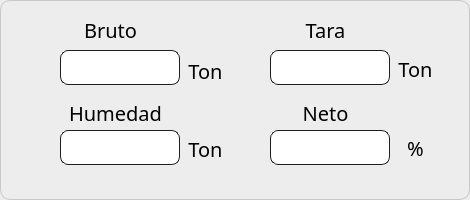
     <widget class="QFrame" name="frame">
      <property name="geometry">
       <rect>
        <x>610</x>
        <y>310</y>
        <width>470</width>
        <height>200</height>
       </rect>
      </property>
      <property name="autoFillBackground">
       <bool>false</bool>
      </property>
      <property name="styleSheet">
       <string notr="true">border-width:1px;
border-color:rgb(200, 200, 200);
background:rgb(237, 237, 237);
border-style:solid;
border-radius:10px;</string>
      </property>
      <property name="frameShape">
       <enum>QFrame::StyledPanel</enum>
      </property>
      <property name="frameShadow">
       <enum>QFrame::Raised</enum>
      </property>
      <property name="lineWidth">
       <number>3</number>
      </property>
      <widget class="QLabel" name="Peso_Tara">
       <property name="geometry">
        <rect>
         <x>290</x>
         <y>14</y>
         <width>71</width>
         <height>31</height>
        </rect>
       </property>
       <property name="font">
        <font>
         <family>Bahnschrift</family>
         <pointsize>-1</pointsize>
         <weight>50</weight>
         <italic>false</italic>
         <bold>false</bold>
        </font>
       </property>
       <property name="styleSheet">
        <string notr="true">font:20px;
border-radius:0px;
background:transparent;
border-color: rgb(237, 237, 237);</string>
       </property>
       <property name="text">
        <string>Tara</string>
       </property>
       <property name="alignment">
        <set>Qt::AlignCenter</set>
       </property>
      </widget>
      <widget class="QLineEdit" name="Peso_Neto_edit">
       <property name="geometry">
        <rect>
         <x>270</x>
         <y>130</y>
         <width>120</width>
         <height>35</height>
        </rect>
       </property>
       <property name="font">
        <font>
         <family>Bahnschrift</family>
         <pointsize>14</pointsize>
         <weight>50</weight>
         <italic>false</italic>
         <bold>false</bold>
        </font>
       </property>
       <property name="styleSheet">
        <string notr="true">border-width:1px;
border-color:rgb(30,30,30);
border-style:solid;
border-radius:8px;
background:white;
</string>
       </property>
      </widget>
      <widget class="QLineEdit" name="Peso_Bruto_edit">
       <property name="geometry">
        <rect>
         <x>60</x>
         <y>50</y>
         <width>120</width>
         <height>35</height>
        </rect>
       </property>
       <property name="font">
        <font>
         <family>Bahnschrift</family>
         <pointsize>14</pointsize>
         <weight>50</weight>
         <italic>false</italic>
         <bold>false</bold>
        </font>
       </property>
       <property name="styleSheet">
        <string notr="true">border-width:1px;
border-color:rgb(30,30,30);
border-style:solid;
border-radius:8px;
background:white;
</string>
       </property>
      </widget>
      <widget class="QLabel" name="Peso_Neto">
       <property name="geometry">
        <rect>
         <x>290</x>
         <y>100</y>
         <width>71</width>
         <height>25</height>
        </rect>
       </property>
       <property name="font">
        <font>
         <family>Bahnschrift</family>
         <pointsize>-1</pointsize>
         <weight>50</weight>
         <italic>false</italic>
         <bold>false</bold>
        </font>
       </property>
       <property name="styleSheet">
        <string notr="true">font:20px;
border-radius:0px;
background:transparent;
border-color: rgb(237, 237, 237);</string>
       </property>
       <property name="text">
        <string>Neto</string>
       </property>
       <property name="alignment">
        <set>Qt::AlignCenter</set>
       </property>
      </widget>
      <widget class="QLineEdit" name="Peso_Tara_edit">
       <property name="geometry">
        <rect>
         <x>270</x>
         <y>50</y>
         <width>120</width>
         <height>35</height>
        </rect>
       </property>
       <property name="font">
        <font>
         <family>Bahnschrift</family>
         <pointsize>14</pointsize>
         <weight>50</weight>
         <italic>false</italic>
         <bold>false</bold>
        </font>
       </property>
       <property name="styleSheet">
        <string notr="true">border-width:1px;
border-color:rgb(30,30,30);
border-style:solid;
border-radius:8px;
background:white;
</string>
       </property>
      </widget>
      <widget class="QLabel" name="Peso_Bruto">
       <property name="geometry">
        <rect>
         <x>70</x>
         <y>14</y>
         <width>81</width>
         <height>31</height>
        </rect>
       </property>
       <property name="font">
        <font>
         <family>Bahnschrift</family>
         <pointsize>-1</pointsize>
         <weight>50</weight>
         <italic>false</italic>
         <bold>false</bold>
        </font>
       </property>
       <property name="styleSheet">
        <string notr="true">font:20px;
border-radius:0px;
background:transparent;
border-color: rgb(237, 237, 237);</string>
       </property>
       <property name="text">
        <string>Bruto</string>
       </property>
       <property name="alignment">
        <set>Qt::AlignCenter</set>
       </property>
      </widget>
      <widget class="QLineEdit" name="Humedad_edit">
       <property name="geometry">
        <rect>
         <x>60</x>
         <y>130</y>
         <width>120</width>
         <height>35</height>
        </rect>
       </property>
       <property name="styleSheet">
        <string notr="true">border-width:1px;
border-color:rgb(30,30,30);
border-style:solid;
border-radius:8px;
background:white;
</string>
       </property>
      </widget>
      <widget class="QLabel" name="Humedad">
       <property name="geometry">
        <rect>
         <x>60</x>
         <y>100</y>
         <width>111</width>
         <height>25</height>
        </rect>
       </property>
       <property name="font">
        <font>
         <family>Bahnschrift</family>
         <pointsize>-1</pointsize>
         <weight>50</weight>
         <italic>false</italic>
         <bold>false</bold>
        </font>
       </property>
       <property name="styleSheet">
        <string notr="true">font:20px;
border-radius:0px;
background:transparent;
border-color: rgb(237, 237, 237);</string>
       </property>
       <property name="text">
        <string>Humedad</string>
       </property>
       <property name="alignment">
        <set>Qt::AlignCenter</set>
       </property>
      </widget>
      <widget class="QLabel" name="Ton_1">
       <property name="geometry">
        <rect>
         <x>170</x>
         <y>55</y>
         <width>71</width>
         <height>31</height>
        </rect>
       </property>
       <property name="font">
        <font>
         <family>Bahnschrift</family>
         <pointsize>-1</pointsize>
         <weight>50</weight>
         <italic>false</italic>
         <bold>false</bold>
        </font>
       </property>
       <property name="styleSheet">
        <string notr="true">font:20px;
border-radius:0px;
background:transparent;
border-color: rgb(237, 237, 237);</string>
       </property>
       <property name="text">
        <string>Ton</string>
       </property>
       <property name="alignment">
        <set>Qt::AlignCenter</set>
       </property>
      </widget>
      <widget class="QLabel" name="Ton_2">
       <property name="geometry">
        <rect>
         <x>380</x>
         <y>53</y>
         <width>71</width>
         <height>31</height>
        </rect>
       </property>
       <property name="font">
        <font>
         <family>Bahnschrift</family>
         <pointsize>-1</pointsize>
         <weight>50</weight>
         <italic>false</italic>
         <bold>false</bold>
        </font>
       </property>
       <property name="styleSheet">
        <string notr="true">font:20px;
border-radius:0px;
background:transparent;
border-color: rgb(237, 237, 237);</string>
       </property>
       <property name="text">
        <string>Ton</string>
       </property>
       <property name="alignment">
        <set>Qt::AlignCenter</set>
       </property>
      </widget>
      <widget class="QLabel" name="Ton_3">
       <property name="geometry">
        <rect>
         <x>170</x>
         <y>133</y>
         <width>71</width>
         <height>31</height>
        </rect>
       </property>
       <property name="font">
        <font>
         <family>Bahnschrift</family>
         <pointsize>-1</pointsize>
         <weight>50</weight>
         <italic>false</italic>
         <bold>false</bold>
        </font>
       </property>
       <property name="styleSheet">
        <string notr="true">font:20px;
border-radius:0px;
background:transparent;
border-color: rgb(237, 237, 237);</string>
       </property>
       <property name="text">
        <string>Ton</string>
       </property>
       <property name="alignment">
        <set>Qt::AlignCenter</set>
       </property>
      </widget>
      <widget class="QLabel" name="Ton_4">
       <property name="geometry">
        <rect>
         <x>380</x>
         <y>132</y>
         <width>71</width>
         <height>31</height>
        </rect>
       </property>
       <property name="font">
        <font>
         <family>Bahnschrift</family>
         <pointsize>-1</pointsize>
         <weight>50</weight>
         <italic>false</italic>
         <bold>false</bold>
        </font>
       </property>
       <property name="styleSheet">
        <string notr="true">font:20px;
border-radius:0px;
background:transparent;
border-color: rgb(237, 237, 237);</string>
       </property>
       <property name="text">
        <string>%</string>
       </property>
       <property name="alignment">
        <set>Qt::AlignCenter</set>
       </property>
      </widget>
      <zorder>Ton_4</zorder>
      <zorder>Ton_3</zorder>
      <zorder>Ton_2</zorder>
      <zorder>Ton_1</zorder>
      <zorder>Peso_Tara</zorder>
      <zorder>Peso_Neto_edit</zorder>
      <zorder>Peso_Bruto_edit</zorder>
      <zorder>Peso_Neto</zorder>
      <zorder>Peso_Tara_edit</zorder>
      <zorder>Peso_Bruto</zorder>
      <zorder>Humedad_edit</zorder>
      <zorder>Humedad</zorder>
     </widget>
